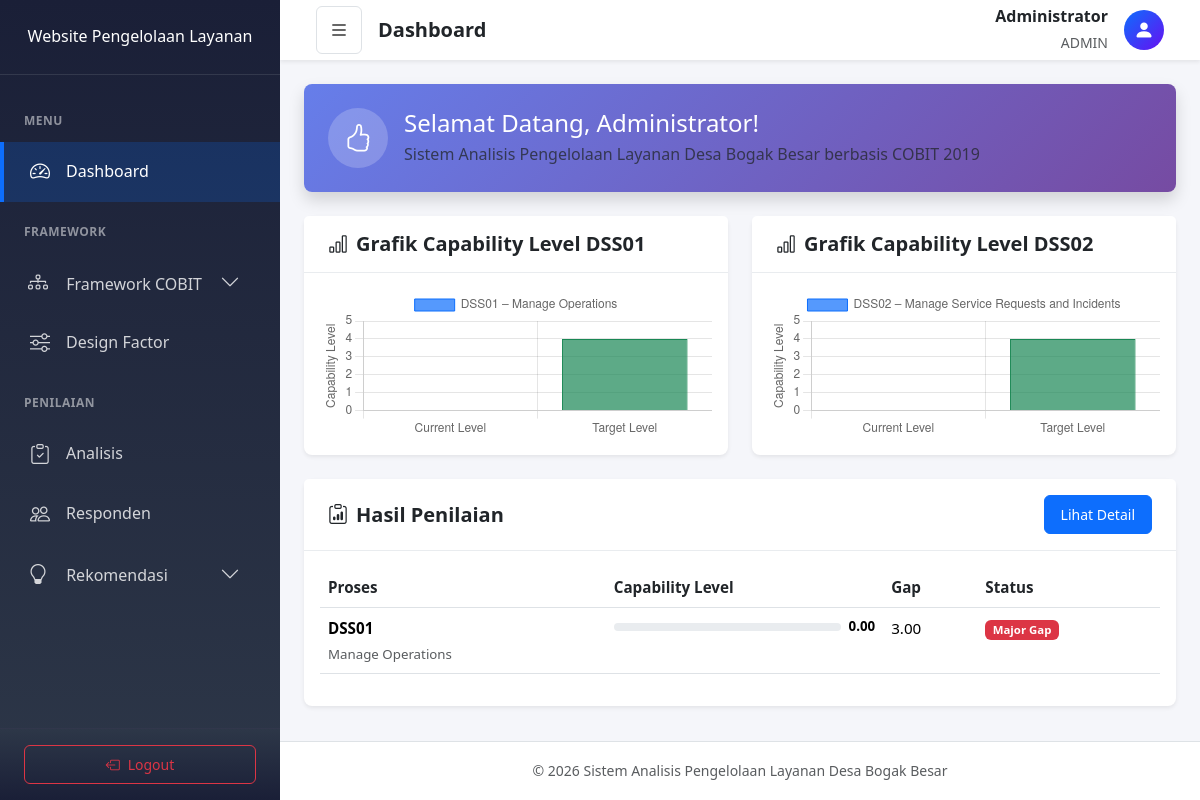
Page /index.php?page=dashboard (signed in) on the committed database.
### tables this page shows
CREATE TABLE `results` (
  `id` int(11) UNSIGNED NOT NULL,
  `process_id` int(11) UNSIGNED NOT NULL,
  `capability_level` decimal(3,2) DEFAULT 0.00 COMMENT 'Calculated capability level 0.00-5.00',
  `target_level` decimal(3,2) DEFAULT 3.00 COMMENT 'Target capability level',
  `gap` decimal(3,2) DEFAULT 3.00 COMMENT 'Difference between target and current',
  `recommendation` longtext DEFAULT NULL COMMENT 'JSON array of recommendations' CHECK (json_valid(`recommendation`)),
  `created_at` timestamp NOT NULL DEFAULT current_timestamp(),
  `updated_at` timestamp NOT NULL DEFAULT current_timestamp() ON UPDATE current_timestamp()
);

CREATE TABLE `processes` (
  `id` int(11) UNSIGNED NOT NULL,
  `code` varchar(10) NOT NULL,
  `name` varchar(100) NOT NULL,
  `description` text DEFAULT NULL,
  `created_at` timestamp NOT NULL DEFAULT current_timestamp()
);

### app/controllers/DashboardController.php (called while the page is built, shortened)
<?php
require_once 'app/models/Result.php';
class DashboardController {
    public static function index() {
        $resultModel = new Result();
        $results = $resultModel->getAll();
        $chartCurrent = [];
        $chartTarget = [];
        foreach ($results as $result) {
            $chartCurrent[] = (float)$result['capability_level'];
            $chartTarget[] = 4;
        }
        require_once 'app/views/dashboard/index.php';
    }
}

### index.php (called while the page is built, shortened)
<?php
require_once 'config/database.php';
require_once 'app/controllers/DashboardController.php';
App::route();

### config/database.php (called while the page is built, shortened)
<?php
class Database {
    private static $instance = null;
    private $connection;
    private function __construct() {
        try {
            $dsn = "mysql:host=" . DB_HOST . ";dbname=" . DB_NAME . ";charset=" . DB_CHARSET;
            $options = [
                PDO::ATTR_ERRMODE => PDO::ERRMODE_EXCEPTION,
                PDO::ATTR_DEFAULT_FETCH_MODE => PDO::FETCH_ASSOC,
                PDO::ATTR_EMULATE_PREPARES => false,
            ];
            $this->connection = new PDO($dsn, DB_USER, DB_PASS, $options);
        } catch (PDOException $e) {
            die("Koneksi database gagal: " . $e->getMessage());
        }
    }
    public static function getInstance() {
        if (self::$instance === null) {
            self::$instance = new self();
        }
        return self::$instance;
    }
    public function getConnection() {
        return $this->connection;
    }
}
function getDB() {
    return Database::getInstance()->getConnection();
}

### app/models/Result.php (called while the page is built, shortened)
<?php
require_once 'config/database.php';
class Result {
    private $db;
    public function __construct() {
        $this->db = getDB();
    }
    public function getAll() {
        $stmt = $this->db->query("
            SELECT r.*, p.code as process_code, p.name as process_name
            FROM results r
            JOIN processes p ON r.process_id = p.id
            ORDER BY p.code ASC
        ");
        return $stmt->fetchAll();
    }
}

### app/views/dashboard/index.php (the view, shortened to what this page needs)
<div class="row mb-4">
    <div class="col-12">
        <div class="welcome-card">
            <div class="d-flex align-items-center">
                <div class="welcome-icon">
                    <i class="bi bi-hand-thumbs-up"></i>
                </div>
                <div class="ms-3">
                    <h4 class="mb-1">Selamat Datang, <?php echo $_SESSION['user_name'] ?? 'User'; ?>!</h4>
                    <p class="mb-0 text-muted">Sistem Analisis Pengelolaan Layanan Desa Bogak Besar berbasis COBIT 2019</p>
                </div>
            </div>
        </div>
    </div>
</div>
<div id="chartsSection" class="row mb-4 no-print">
    <div class="col-lg-6">
        <div class="card">
            <div class="card-header">
                <h5 class="mb-0"><i class="bi bi-bar-chart me-2"></i>Grafik Capability Level DSS01</h5>
            </div>
            <div class="card-body">
                <div class="chart-container">
                    <canvas id="capabilityChartDSS01"></canvas>
                </div>
            </div>
        </div>
    </div>
    <div class="col-lg-6">
        <div class="card">
            <div class="card-header">
                <h5 class="mb-0"><i class="bi bi-bar-chart me-2"></i>Grafik Capability Level DSS02</h5>
            </div>
            <div class="card-body">
                <div class="chart-container">
                    <canvas id="capabilityChartDSS02"></canvas>
                </div>
            </div>
        </div>
    </div>
</div>
<div class="row">
    <div class="col-lg-12">
        <div class="card">
            <div class="card-header d-flex justify-content-between align-items-center">
                <h5 class="mb-0"><i class="bi bi-clipboard-data me-2"></i>Hasil Penilaian</h5>
                <a href="index.php?page=rekomendasi" class="btn btn-sm btn-primary">Lihat Detail</a>
            </div>
            <div class="card-body">
                <?php if (!empty($results)): ?>
                    <div class="table-responsive">
                        <table class="table table-hover">
                            <thead>
                                <tr>
                                    <th>Proses</th>
                                    <th>Capability Level</th>
                                    <th>Gap</th>
                                    <th>Status</th>
                                </tr>
                            </thead>
                            <tbody>
                                <?php foreach ($results as $result): ?>
                                    <?php
                                    $recData = json_decode($result['recommendation'], true);
                                    $statusClass = $recData['color'] ?? 'secondary';
                                    ?>
                                    <tr>
                                        <td>
                                            <strong><?php echo $result['process_code']; ?></strong>
                                            <br><small class="text-muted"><?php echo $result['process_name']; ?></small>
                                        </td>
                                        <td>
                                            <div class="d-flex align-items-center">
                                                <div class="progress flex-grow-1" style="height: 8px;">
                                                </div>
                                                <span class="ms-2 small fw-semibold"><?php echo number_format($result['capability_level'], 2); ?></span>
                                            </div>
                                        </td>
                                        <td><?php echo $result['gap']; ?></td>
                                        <td>
                                            <span class="badge bg-<?php echo $statusClass; ?>">
                                                <?php echo $recData['level'] ?? 'N/A'; ?>
                                            </span>
                                        </td>
                                    </tr>
                                <?php endforeach; ?>
                            </tbody>
                        </table>
                    </div>
                <?php endif; ?>
            </div>
        </div>
    </div>
</div>
<script>
    // Chart Data per domain
    const dss01Labels = ['Current Level', 'Target Level'];
    const dss01Current = <?php echo json_encode($chartCurrent[0] ?? 0); ?>;
    const dss01Target = <?php echo json_encode($chartTarget[0]  ?? 4); ?>;
    const dss02Labels = ['Current Level', 'Target Level'];
    const dss02Current = <?php echo json_encode($chartCurrent[1] ?? 0); ?>;
    const dss02Target = <?php echo json_encode($chartTarget[1]  ?? 4); ?>;
    const chartOptions = {
        responsive: true,
        maintainAspectRatio: false,
        plugins: {
            legend: {
                position: 'top',
            }
        },
        scales: {
            y: {
                beginAtZero: true,
                max: 5,
                ticks: {
                    stepSize: 1
                },
                title: {
                    display: true,
                    text: 'Capability Level'
                }
            }
        }
    };
    // Grafik Capability Level DSS01
    const ctxDSS01 = document.getElementById('capabilityChartDSS01').getContext('2d');
    new Chart(ctxDSS01, {
        type: 'bar',
        data: {
            labels: dss01Labels,
            datasets: [{
                label: 'DSS01 – Manage Operations',
                data: [dss01Current, dss01Target],
                backgroundColor: [
                    'rgba(13, 110, 253, 0.7)',
                    'rgba(25, 135, 84, 0.7)'
                ],
                borderColor: [
                    'rgba(13, 110, 253, 1)',
                    'rgba(25, 135, 84, 1)'
                ],
                borderWidth: 1
            }]
        },
        options: chartOptions
    });
    // Grafik Capability Level DSS02
    const ctxDSS02 = document.getElementById('capabilityChartDSS02').getContext('2d');
    new Chart(ctxDSS02, {
        type: 'bar',
        data: {
            labels: dss02Labels,
            datasets: [{
                label: 'DSS02 – Manage Service Requests and Incidents',
                data: [dss02Current, dss02Target],
                backgroundColor: [
                    'rgba(13, 110, 253, 0.7)',
                    'rgba(25, 135, 84, 0.7)'
                ],
                borderColor: [
                    'rgba(13, 110, 253, 1)',
                    'rgba(25, 135, 84, 1)'
                ],
                borderWidth: 1
            }]
        },
        options: chartOptions
    });
</script>
<?php
require_once 'app/views/layouts/main.php';

### public/assets/css/style.css (style rules this page uses)
:root { --primary-color: #0d6efd; --secondary-color: #6c757d; --success-color: #198754; --info-color: #0dcaf0; --warning-color: #ffc107; --danger-color: #dc3545; --light-color: #f8f9fa; --dark-color: #212529; --sidebar-width: 280px; --sidebar-collapsed-width: 70px; --navbar-height: 60px; --transition-speed: 0.3s; --border-radius: 8px; --box-shadow: 0 0.125rem 0.25rem rgba(0, 0, 0, 0.075); --box-shadow-lg: 0 0.5rem 1rem rgba(0, 0, 0, 0.15); }
* { margin: 0; padding: 0; box-sizing: border-box; }
body { font-family: 'Segoe UI', Tahoma, Geneva, Verdana, sans-serif; background-color: #f5f6fa; color: var(--dark-color); line-height: 1.6; }
.card { border: none; border-radius: var(--border-radius); box-shadow: var(--box-shadow); transition: box-shadow 0.3s ease; }
.card-header { background-color: #fff; border-bottom: 1px solid #e9ecef; padding: 1rem 1.5rem; font-weight: 600; }
.card-header h5 { font-weight: 600; }
.welcome-card { background: linear-gradient(135deg, #667eea 0%, #764ba2 100%); color: white; padding: 1.5rem; border-radius: var(--border-radius); box-shadow: var(--box-shadow-lg); }
.welcome-icon { width: 60px; height: 60px; background: rgba(255,255,255,0.2); border-radius: 50%; display: flex; align-items: center; justify-content: center; font-size: 1.75rem; }
.table { font-size: 0.95rem; }
.table th { font-weight: 600; color: var(--dark-color); border-top: none; }
.btn { border-radius: 6px; font-weight: 500; padding: 0.5rem 1rem; }
.progress { border-radius: 10px; background-color: #e9ecef; }

### rows in the picture
results: process.code "DSS01", process.name "Manage Operations", capability_level "0.00", gap "3.00", recommendation "Major Gap"

### other values in the picture
$pageTitle "Dashboard"
$_SESSION['user_name'] "Administrator"
$_SESSION['user_role'] "ADMIN"
chart data {{ json_encode($chartCurrent[0] ?? 0) }} 0
chart data {{ json_encode($chartTarget[0]  ?? 4) }} 4
chart data {{ json_encode($chartCurrent[1] ?? 0) }} 0
chart data {{ json_encode($chartTarget[1]  ?? 4) }} 4
